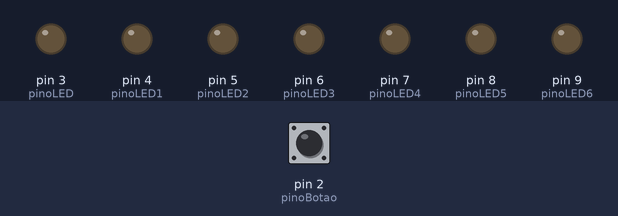
This sketch was run on a simulated Arduino Uno, built with avr-gcc and run on an emulated ATmega328P. Shown: output pins drawn as LEDs (lit = HIGH). Inputs (shaded band) come from the test bench; at power-on: pin 2 (pinoBotao) LOW.

Above: at 1.2 s.
1.3 s: pin 2 (pinoBotao) pulled HIGH for 0.15 s
At 1.37 s:
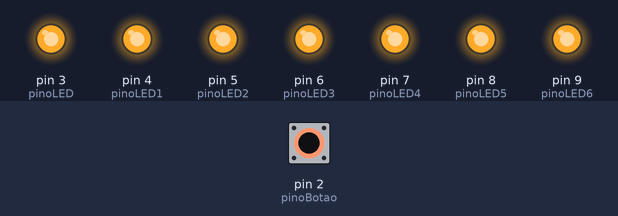
2.9 s: pin 2 (pinoBotao) pulled HIGH for 3.2 s
At 6.6 s:
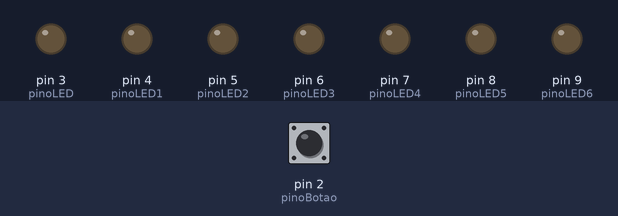
Timing chart, 0 to 8.1 s (numbered marks = the images above; inputs shaded):
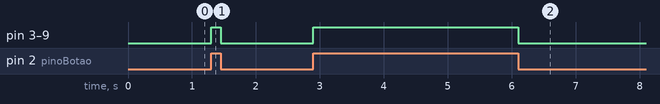

Measured:
- after the input at 1.3 s, pin 3 (pinoLED), pin 4 (pinoLED1), pin 5 (pinoLED2), pin 6 (pinoLED3), pin 7 (pinoLED4), pin 8 (pinoLED5), pin 9 (pinoLED6): LOW → HIGH at once, → LOW 0.15 s later
- after the input at 2.9 s, pin 3 (pinoLED), pin 4 (pinoLED1), pin 5 (pinoLED2), pin 6 (pinoLED3), pin 7 (pinoLED4), pin 8 (pinoLED5), pin 9 (pinoLED6): LOW → HIGH at once, → LOW 3.2 s later

The sketch:

copy_of_ex_03.ino
```cpp
// Definindo os pinos para o LED e o botão
const int pinoLED = 3;
const int pinoLED1 = 4;
const int pinoLED2 = 5;
const int pinoLED3 = 6;
const int pinoLED4 = 7;
const int pinoLED5 = 8;
const int pinoLED6 = 9;
const int pinoBotao = 2;

void setup() {
  // Configurando o pino do LED como saída
  pinMode(pinoLED, OUTPUT);
  pinMode(pinoLED1, OUTPUT);
  pinMode(pinoLED2, OUTPUT);
  pinMode(pinoLED3, OUTPUT);
  pinMode(pinoLED4, OUTPUT);
  pinMode(pinoLED5, OUTPUT);
  pinMode(pinoLED6, OUTPUT);


  // Configurando o pino do botão como entrada
  pinMode(pinoBotao, INPUT);
}

void loop() {
  // Verificando se o botão foi pressionado
  if (digitalRead(pinoBotao) == HIGH) {
    // Se o botão foi pressionado, acende o LED
    digitalWrite(pinoLED, HIGH);
    digitalWrite(pinoLED1, HIGH);
    digitalWrite(pinoLED2, HIGH);
    digitalWrite(pinoLED3, HIGH);
    digitalWrite(pinoLED4, HIGH);
    digitalWrite(pinoLED5, HIGH);
    digitalWrite(pinoLED6, HIGH);


  } else {
    // Se o botão está liberado, apaga o LED
    digitalWrite(pinoLED, LOW);
    digitalWrite(pinoLED1, LOW);
    digitalWrite(pinoLED2, LOW);
    digitalWrite(pinoLED3, LOW);
    digitalWrite(pinoLED4, LOW);
    digitalWrite(pinoLED5, LOW);
    digitalWrite(pinoLED6, LOW);
  }
}
```
